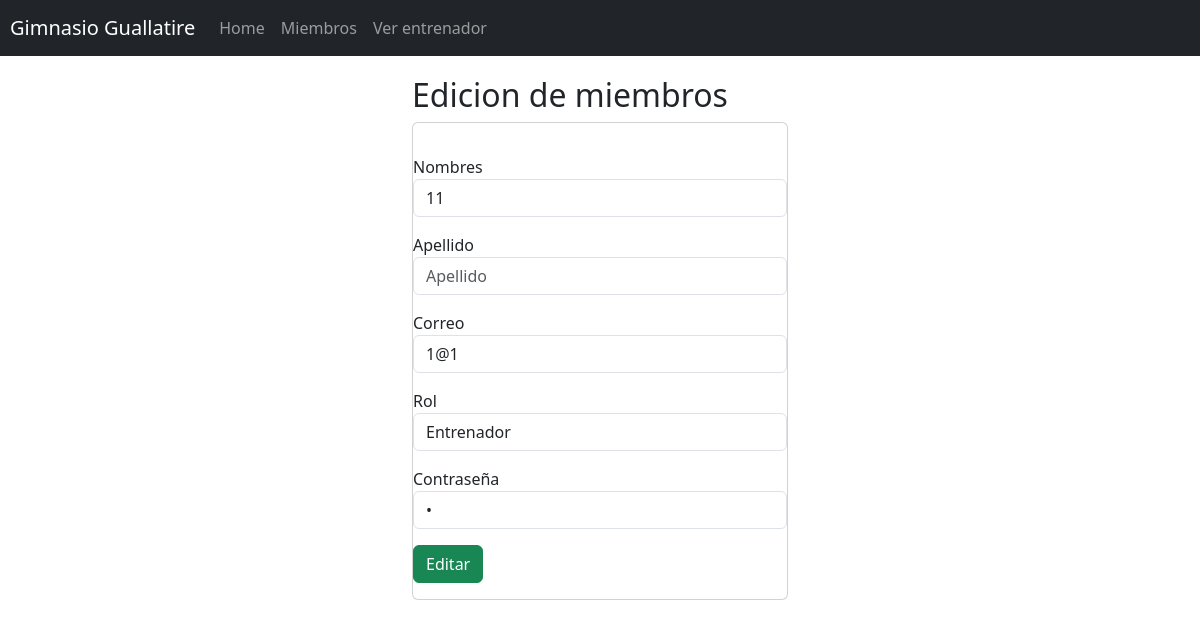
Page /edicionUsuario/36 on the earlier database version.
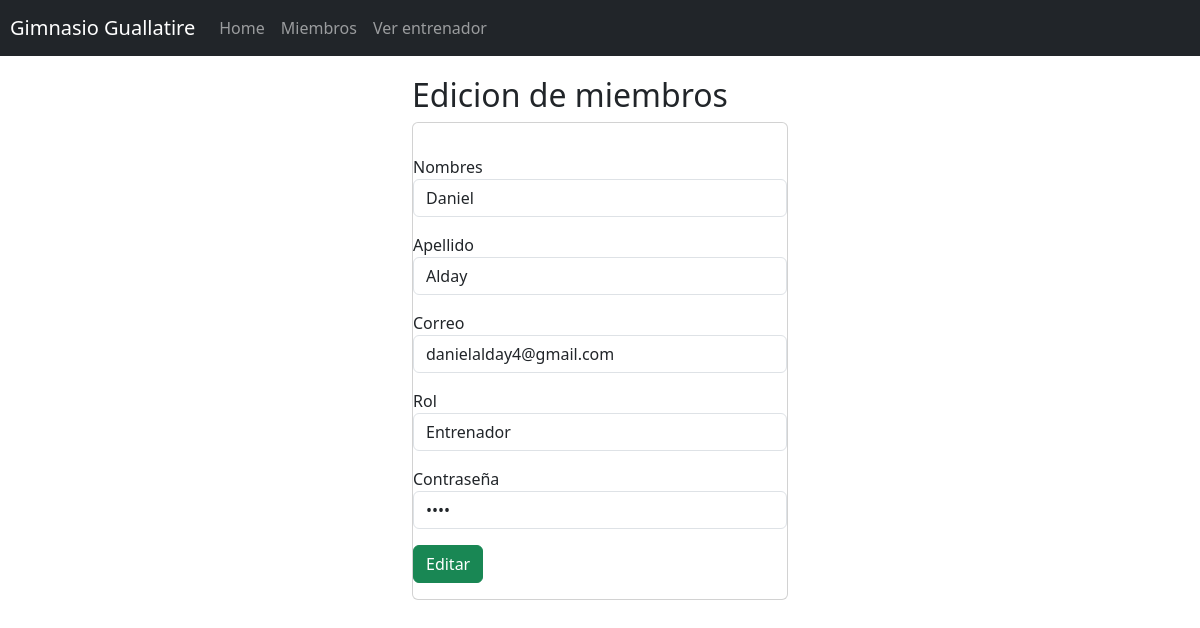
Same page on the later database version.
### Aplicaciones/proyectoGym/models.py (models this page shows, shortened)
class Usuarios(models.Model):
    idUsuario = models.AutoField(primary_key=True)
    rut = models.CharField(max_length=30,blank=True)
    nombre = models.CharField(max_length=50)
    apellido = models.CharField(max_length=100)
    contraseña = models.CharField(max_length=40)
    correo = models.CharField(max_length=100)
    rol = models.CharField(max_length=30)
    entrenador = models.CharField(max_length=100,blank=True)
    tarjeta = models.CharField(max_length=100,blank=True)
    activo = models.BooleanField(default=True)

### Aplicaciones/proyectoGym/views.py (the view)
# urls.py: path('edicionUsuario/<idUsuario>',views.edicionUsuario),
def edicionUsuario(request,idUsuario):
        usuario = Usuarios.objects.get(idUsuario = idUsuario)
        entrenadores = Usuarios.objects.filter(rol="Entrenador")                               # Para obtener todos los usuarios de la base de datos
        return render(request, "edicionUsuario.html",{"usuario":usuario,"Entrenadores":entrenadores})

### Aplicaciones/proyectoGym/templates/edicionUsuario.html (shortened to what this page needs)
{% extends "./base.html" %}
{% block body %}
<div class="row">
    <div class="col-md-4 offset-md-4">
        <h2>Edicion de miembros</h2>
        <div class ="card">
            <div class ="card-body"></div>
            <form action="/editarUsuario/" method="POST">{% csrf_token %}
                <div class="form-group mb-3">
                    <label>Nombres</label>
                    <input type="text" name="nombre" class ="form-control" value="{{usuario.nombre}}" placeholder="Nombre">
                </div>
                <div class="form-group mb-3">
                    <label>Apellido</label>
                    <input type="text" name="apellido" class="form-control"value="{{usuario.apellido}}" placeholder="Apellido">
                </div>
                <div class="form-group mb-3">
                    <label>Correo</label>
                    <input type="email" name="correo" class="form-control" value="{{usuario.correo}}"placeholder="Correo">
                </div>
                <div class="form-group mb-3">
                    <label>Rol</label>
                    <select onchange="mostrarEntrenador(this)" id ="rol"name="rol" class="form-control">
                        <option selected>{{usuario.rol}}</option>
                      </select>
                </div>
                <div class="form-group mb-3">
                    <label>Contraseña</label>
                    <input type="password" name="contraseña"value="{{usuario.contraseña}}" class="form-control">
                </div>
                <div class="mb-3">
                    <button type="submit" class="btn btn-success btn-block ">Editar</button>
                </div>
            </form>
        </div>
    </div>
</div>
{% endblock %}

### Aplicaciones/proyectoGym/templates/base.html (shortened to what this page needs)
<!DOCTYPE html>
<html lang="en">
<head>
    {% load static %}
    <link href="https://cdn.jsdelivr.net/npm/bootstrap@5.3.0-alpha3/dist/css/bootstrap.min.css" rel="stylesheet">
    <link rel="stylesheet" href="{% static 'css/gestionMiembro.css'%}">
</head>
<body>
    <nav class="navbar navbar-expand-lg navbar-dark bg-dark">
        <a style="margin-left:10px;"class="navbar-brand" href="#">Gimnasio Guallatire</a>
        <div class="collapse navbar-collapse" id="navbarSupportedContent">
          <ul class="navbar-nav mr-auto">
            <li class="nav-item active">
              <a class="nav-link" href="#">Home</a>
            </li>
            <li class="nav-item">
              <a class="nav-link" href="/gestionarMiembros/">Miembros</a>
            </li>
            <li class="nav-item dropdown">
              <a class="nav-link " href="#" id="navbarDropdown" role="button" data-toggle="dropdown" aria-haspopup="true" aria-expanded="false">
              Ver entrenador
            </a>
            </li>
          </ul>
        </div>
      </nav>
    <div class="container-fluid" style="margin-top:20px;">
    {% block body %}
    {% endblock %}
    </div>
  </body>
</html>

Differences in the rows shown:
changed Usuarios "Entrenador": nombre "11" → "Daniel"; correo "1@1" → "danielalday4@gmail.com"
Other differences:
form field apellido: (not shown) → "Alday"
